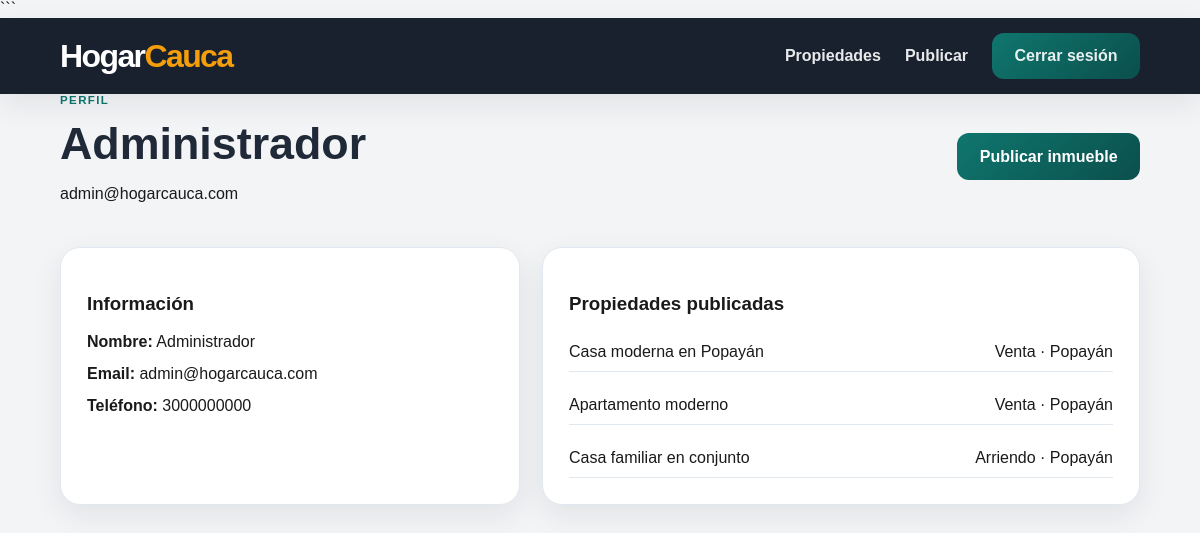
The app's page /users/profile.php (signed in) with its own data.
### tables this page shows
CREATE TABLE usuarios (
    id INT AUTO_INCREMENT PRIMARY KEY,
    nombre VARCHAR(120) NOT NULL,
    email VARCHAR(150) NOT NULL UNIQUE,
    password VARCHAR(255) NOT NULL,
    telefono VARCHAR(30) DEFAULT '',
    fecha_registro TIMESTAMP DEFAULT CURRENT_TIMESTAMP
);

CREATE TABLE propiedades (
    id INT AUTO_INCREMENT PRIMARY KEY,
    usuario_id INT NOT NULL,
    titulo VARCHAR(180) NOT NULL,
    descripcion TEXT NOT NULL,
    tipo ENUM('casa','apartamento','lote','local') NOT NULL,
    operacion ENUM('venta','arriendo') NOT NULL,
    precio DECIMAL(12,2) NOT NULL,
    ciudad VARCHAR(120) NOT NULL,
    direccion VARCHAR(180) NOT NULL,
    habitaciones INT DEFAULT 0,
    banos INT DEFAULT 0,
    area INT DEFAULT 0,
    imagen VARCHAR(255) DEFAULT 'public/images/logo.png',
    fecha_publicacion TIMESTAMP DEFAULT CURRENT_TIMESTAMP,
    FOREIGN KEY (usuario_id) REFERENCES usuarios(id) ON DELETE CASCADE
);

### controllers/UserController.php (called while the page is built, shortened)
<?php
require_once __DIR__ . '/../models/User.php';
class UserController
{
    public function show($id)
    {
        try {
            $conexion = Database::getConnection();
            $modelo = new User($conexion);
            return $modelo->findById((int) $id);
        } catch (Throwable $e) {
            return null;
        }
    }
    public function properties($id)
    {
        try {
            $conexion = Database::getConnection();
            $sql = 'SELECT * FROM propiedades WHERE usuario_id = ? ORDER BY fecha_publicacion DESC';
            $stmt = $conexion->prepare($sql);
            $stmt->bind_param('i', $id);
            $stmt->execute();
            $resultado = $stmt->get_result();
            $propiedades = [];
            while ($fila = $resultado->fetch_assoc()) {
                $propiedades[] = $fila;
            }
            return $propiedades;
        } catch (Throwable $e) {
            return [];
        }
    }
}
?>

### models/User.php (called while the page is built, shortened)
<?php
class User
{
    private $conexion;
    public function __construct($conexion)
    {
        $this->conexion = $conexion;
    }
    public function findById($id)
    {
        $sql = "SELECT *
                FROM usuarios
                WHERE id = ?";
        $stmt = $this->conexion->prepare($sql);
        $stmt->bind_param("i", $id);
        $stmt->execute();
        $resultado = $stmt->get_result();
        return $resultado->fetch_assoc();
    }
}

### users/profile.php (the view, shortened to what this page needs)
<?php
require_once __DIR__ . '/../controllers/UserController.php';
$user = (new UserController())->show($_SESSION['user_id']);
$properties = (new UserController())->properties($_SESSION['user_id']);
?>
<!DOCTYPE html>
<html lang="es">
<head>
    <link rel="stylesheet" href="../public/css/style.css">
</head>
<body>
    <header class="navbar">
        <div class="container navbar-content">
            <a href="../index.php" class="logo">Hogar<span>Cauca</span></a>
            <nav class="nav-menu">
                <a href="../properties/index.php">Propiedades</a>
                <a href="../properties/create.php">Publicar</a>
                <a href="profile.php?logout=1" class="btn-login">Cerrar sesión</a>
            </nav>
        </div>
    </header>
    <main class="container page-content">
        <section class="profile-summary">
            <div>
                <span class="section-tag">PERFIL</span>
                <h1><?php echo htmlspecialchars($user['nombre'] ?? 'Usuario'); ?></h1>
                <p><?php echo htmlspecialchars($user['email'] ?? ''); ?></p>
            </div>
            <a href="../properties/create.php" class="btn-primary">Publicar inmueble</a>
        </section>
        <section class="profile-grid">
            <div class="profile-card">
                <h3>Información</h3>
                <ul>
                    <li><strong>Nombre:</strong> <?php echo htmlspecialchars($user['nombre'] ?? ''); ?></li>
                    <li><strong>Email:</strong> <?php echo htmlspecialchars($user['email'] ?? ''); ?></li>
                    <li><strong>Teléfono:</strong> <?php echo htmlspecialchars($user['telefono'] ?? ''); ?></li>
                </ul>
            </div>
            <div class="profile-card">
                <h3>Propiedades publicadas</h3>
                <?php if (empty($properties)): ?>
                    <p>Aún no has publicado inmuebles.</p>
                <?php else: ?>
                    <ul class="property-list">
                        <?php foreach ($properties as $property): ?>
                            <li>
                                <a href="../properties/show.php?id=<?php echo (int) $property['id']; ?>"><?php echo htmlspecialchars($property['titulo']); ?></a>
                                <span><?php echo ucfirst(htmlspecialchars($property['operacion'])); ?> · <?php echo htmlspecialchars($property['ciudad']); ?></span>
                            </li>
                        <?php endforeach; ?>
                    </ul>
                <?php endif; ?>
            </div>
        </section>
    </main>
</body>
</html>

### public/css/style.css (style rules this page uses)
:root { --primary: #0f766e; --primary-dark: #0b4f4c; --accent: #f59e0b; --dark: #1f2937; --text: #1a1a1a; --muted: #64748b; --light: #f8fafc; --white: #ffffff; --border: #e2e8f0; --shadow: 0 10px 30px rgba(15, 23, 42, 0.08); }
* { box-sizing: border-box; }
body { margin: 0; font-family: Arial, Helvetica, sans-serif; background: #f3f4f6; color: var(--text); }
a { color: inherit; text-decoration: none; }
.container { max-width: 1120px; margin: 0 auto; padding: 0 20px; }
.navbar { background: rgba(17, 24, 39, 0.96); color: var(--white); position: sticky; top: 0; z-index: 20; box-shadow: var(--shadow); }
.navbar-content { display: flex; align-items: center; justify-content: space-between; min-height: 76px; }
.logo { font-size: 2rem; font-weight: 800; letter-spacing: -0.05em; color: var(--white); }
.logo span { color: var(--accent); }
.nav-menu { display: flex; align-items: center; gap: 24px; flex-wrap: wrap; }
.nav-menu a { color: rgba(255, 255, 255, 0.9); font-weight: 600; }
.btn-login, .btn-primary, .btn-search, .btn-publish, .btn-secondary { border: none; border-radius: 12px; padding: 0.9rem 1.4rem; font-weight: 700; cursor: pointer; transition: 0.2s ease; display: inline-flex; align-items: center; justify-content: center; }
.btn-login, .btn-primary, .btn-search, .btn-publish { background: linear-gradient(135deg, var(--primary), var(--primary-dark)); color: var(--white); }
.section-header, .page-header, .profile-summary { display: flex; align-items: center; justify-content: space-between; gap: 20px; margin-bottom: 28px; }
.section-tag { display: inline-block; color: var(--primary); font-weight: 700; letter-spacing: 0.12em; font-size: 0.72rem; margin-bottom: 12px; }
.section-header h2, .page-header h1, .profile-summary h1, .auth-card h1, .property-detail-info h1 { margin: 0; color: var(--dark); font-size: clamp(2rem, 4vw, 2.8rem); }
.property-card, .auth-card, .profile-card, .property-detail { background: var(--white); border: 1px solid var(--border); border-radius: 20px; overflow: hidden; box-shadow: var(--shadow); }
.page-shell, .page-content { min-height: calc(100vh - 76px); }
.profile-grid { display: grid; grid-template-columns: 1fr 1.3fr; gap: 22px; }
.profile-card { padding: 26px; }
.profile-card ul { list-style: none; margin: 0; padding: 0; display: flex; flex-direction: column; gap: 14px; }
.property-list li { display: flex; justify-content: space-between; gap: 12px; padding: 10px 0; border-bottom: 1px solid var(--border); }

### records on screen
usuarios: nombre "Administrador", email "admin@hogarcauca.com", telefono "3000000000"
propiedades: titulo "Casa moderna en Popayán", operacion "Venta", ciudad "Popayán"
propiedades: titulo "Apartamento moderno", operacion "Venta", ciudad "Popayán"
propiedades: titulo "Casa familiar en conjunto", operacion "Arriendo", ciudad "Popayán"
